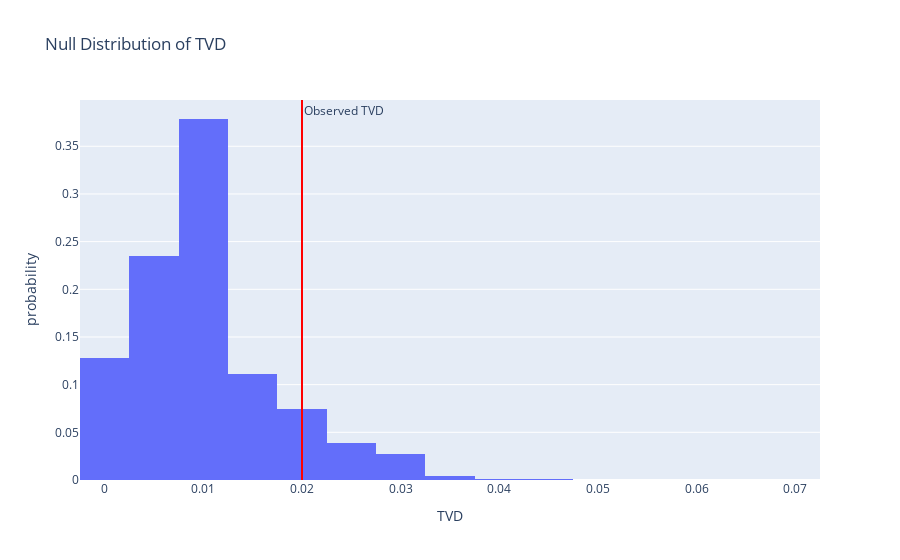

Notebook cell for this chart:
### Markdown cell above
### Question 3 – Baking Sale 🧁

At UC San Diego, students are looking to buy treats at a bake sale on Library Walk. There is a pop-up bake stand selling cookies and cupcakes to students. Last Saturday, this stand sold 250 cookies to UCSD students. After eating the cookies, 15 students complained that their cookies were burnt, leaving a bitter taste in their mouths. In response to the student dissatisfaction, the stand claims that 96% of their cookies are baked perfectly without any burning. You think this seems unlikely and decide to investigate.

First, select a significance level for your investigation. You don't need to turn this in anywhere. Then, complete the implementation of the following two functions.

#### `cookies_null_hypothesis`

Complete the implementation of the function `cookies_null_hypothesis`, takes in no arguments and returns your answer(s) to the following question **as a list**.

What are reasonable choices for the **null hypothesis** for your investigation? Select all that apply.
1. The stand sells cookies that are approximately 4% burnt. 
2. The stand sells cookies that are 96% perfectly baked.
3. The stand sells cookies that are less than 96% perfectly baked. 
4. The stand sells cookies that are at least 4% burnt.

<br>

#### `cookies_p_value`

Complete the implementation of the function `cookies_p_value`, which takes in an integer `N` and returns the estimated p-value of your investigation upon simulating the null hypothesis `N` times. (The p-value is an estimate of the true theoretical p-value of your test since it relies on simulation.)

***Note***: Plot the null distribution and your observed statistic to check your work. (If you decide to plot, you may have to run `import matplotlib.pyplot as plt` or `import plotly.express as px`.)

### Code cell
import matplotlib.pyplot as plt
import plotly.express as px

obsv = np.array([0.94, 0.06])
expect = np.array([0.96, 0.04])
N = 10000
samples = np.random.multinomial(250, expect, size=N) / 250
tvds = np.abs(samples - expect).sum(axis=1) / 2

obsv_tvd = np.abs(obsv - expect).sum() / 2
obsv_tvd

fig = px.histogram(pd.DataFrame(tvds, columns=["TVD"]), x="TVD", nbins=25,
                   histnorm='probability', title='Null Distribution of TVD')
fig.add_vline(x=obsv_tvd, line_color='red', annotation_text="Observed TVD", annotation_position="top right")
fig.show()

p_val = (tvds >= obsv_tvd).mean()
p_val

### Figure 1 — Plotly figure (JSON) as saved in the notebook; plotly's stock layout.template omitted (floating-point values rounded to 4 significant figures; data arrays with more than 128 entries replaced by an {"elided": "..."} marker saying what was removed)
{"data": [{"alignmentgroup": "True", "bingroup": "x", "histnorm": "probability", "hovertemplate": "TVD=%{x}<br>probability=%{y}<extra></extra>", "legendgroup": "", "marker": {"color": "#636efa", "pattern": {"shape": ""}}, "name": "", "nbinsx": 25, "offsetgroup": "", "orientation": "v", "showlegend": false, "type": "histogram", "x": {"elided": "10000 float values"}, "xaxis": "x", "yaxis": "y"}], "layout": {"annotations": [{"showarrow": false, "text": "Observed TVD", "x": 0.02, "xanchor": "left", "xref": "x", "y": 1, "yanchor": "top", "yref": "y domain"}], "barmode": "relative", "legend": {"tracegroupgap": 0}, "shapes": [{"line": {"color": "red"}, "type": "line", "x0": 0.02, "x1": 0.02, "xref": "x", "y0": 0, "y1": 1, "yref": "y domain"}], "title": {"text": "Null Distribution of TVD"}, "xaxis": {"anchor": "y", "domain": [0, 1], "title": {"text": "TVD"}}, "yaxis": {"anchor": "x", "domain": [0, 1], "title": {"text": "probability"}}}}
